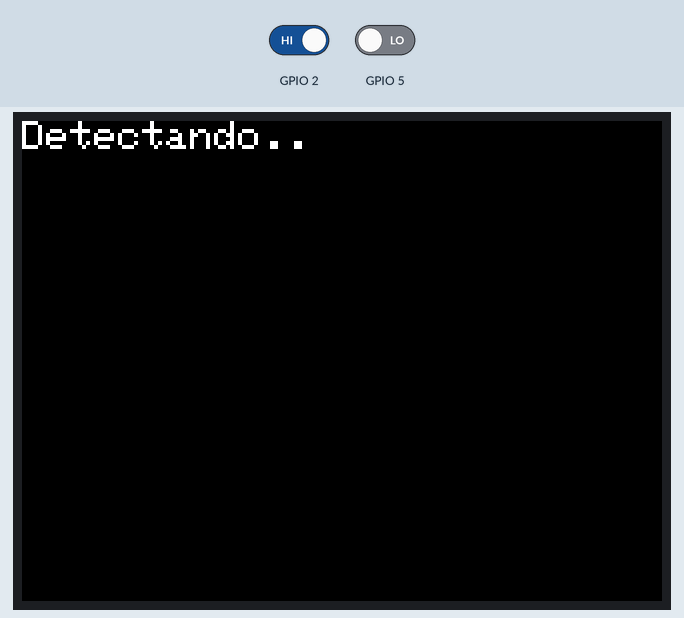
Recording of a sketch running on a simulated ESP32. Parts: 320×240 colour display. Inputs (shaded band) come from the test bench; at power-on: GPIO 2 HIGH, GPIO 5 LOW. WiFi joins after 1.5 s; servers stay silent unless stated; uploads are accepted with an empty reply; what the sketch prints to the serial monitor is not drawn.

Above: at 7.4 s.
7.5 s: GPIO 2 driven LOW
At 8.4 s:
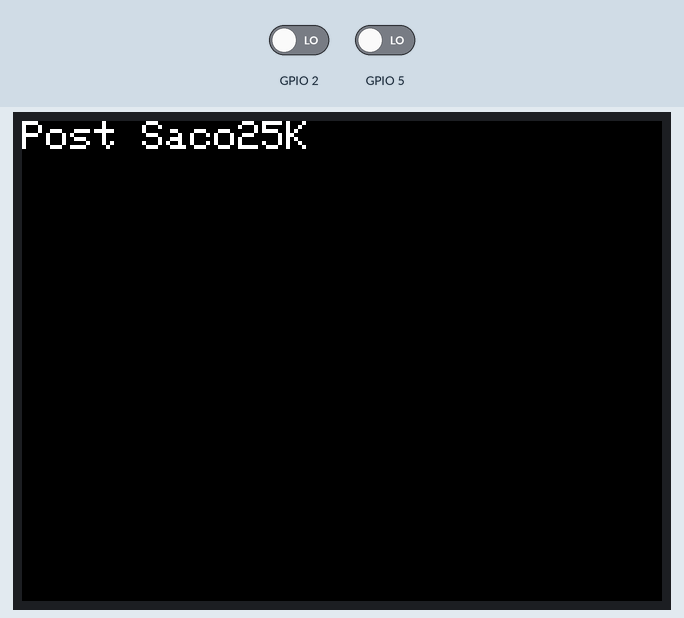
Timing chart, 0 to 10.5 s (numbered marks = the images above; inputs shaded):
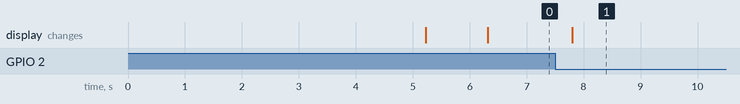

The sketch:

Vitakai.ino
```cpp
#include  <WiFi.h>
#include  <HTTPClient.h>
#include  <M5Stack.h>

const char* ssid = "mi9";
const char* password =  "qwertyqwerty";

int retry;
int pin_data2;
int pin_data5;
int httpResponseCode;

void setup() {

  M5.begin();

  /*
    Power chip connected to gpio21, gpio22, I2C device
    Set battery charging voltage and current
    If used battery, please call this function in your project
  */
  M5.Power.begin();

  M5.Lcd.fillScreen(BLACK);
  M5.Lcd.setCursor(10, 10);
  M5.Lcd.setTextColor(WHITE);
  M5.Lcd.setTextSize(2);

  pinMode(2,INPUT);
  pinMode(5,INPUT);

  Serial.begin(115200);
  delay(4000);   //Delay needed before calling the WiFi.begin

  WiFi.begin(ssid, password);

  while (WiFi.status() != WL_CONNECTED)

  {
    delay(1000);
    Serial.println("Connecting to WiFi..");
    M5.Lcd.printf("Connecting to WiFi.. \r \n");
  }

  Serial.println("Connected to the WiFi network");
  M5.Lcd.printf("Connected to the WiFi network \r \n");

}

void loop() {


 if(WiFi.status()== WL_CONNECTED)
  {


   M5.Lcd.fillScreen(BLACK);
   M5.Lcd.setTextColor(WHITE);
   M5.Lcd.setCursor(0, 0);
   M5.Lcd.printf("Detectando.. \r \n");
   delay(50);

   pin_data2 = digitalRead(2);
   pin_data5 = digitalRead(5);
   Serial.println(pin_data2);
   Serial.println(pin_data5);

   if (pin_data2 == 0)

   {
       HTTPClient http;
       retry = 0;
       http.begin("http://66.85.77.12:8080/api/v1/0nMihSqafQ5IT3Rqoysa/telemetry ");  //Specify destination for HTTP request
       http.addHeader("Content-Type", "application/json");             //Specify content-type header


      while (retry < 9)

      {

       if (pin_data5 == 1)
           {

              httpResponseCode = http.POST("{\"Saco10K\": 1}");   //Send the actual POST request
              M5.Lcd.fillScreen(BLACK);
              M5.Lcd.setTextColor(WHITE);
              M5.Lcd.setCursor(0, 0);
              M5.Lcd.printf("Post Saco10K \r \n");
           }
              else
           {
              httpResponseCode = http.POST("{\"Saco25K\": 1}");   //Send the actual POST request
              M5.Lcd.fillScreen(BLACK);
              M5.Lcd.setTextColor(WHITE);
              M5.Lcd.setCursor(0, 0);
              M5.Lcd.printf("Post Saco25K \r \n");
           };

        if(httpResponseCode>0){

            String response = http.getString();  //Get the response to the request
            Serial.println(httpResponseCode);   //Print return code
            Serial.println(response);           //Print request answer
            retry=9;
            delay(8000);

       }

       else

       {

       M5.Lcd.setTextColor(RED);
       Serial.print("Retry... ");
       Serial.println(httpResponseCode);
       M5.Lcd.printf("Retry... \r \n");
       retry=retry+1;
       delay(100);

       }

     }

   http.end();  //Free resources

    }
  }

 else
 {

    Serial.println("Error in WiFi connection");
    M5.Lcd.printf("Error in WiFi connection \r \n");
    delay(1000);  //Send a request every 10 seconds

 }


}
```

Measured:
- after the input at 7.5 s, the display: changes after 0.30 s (image 1)
